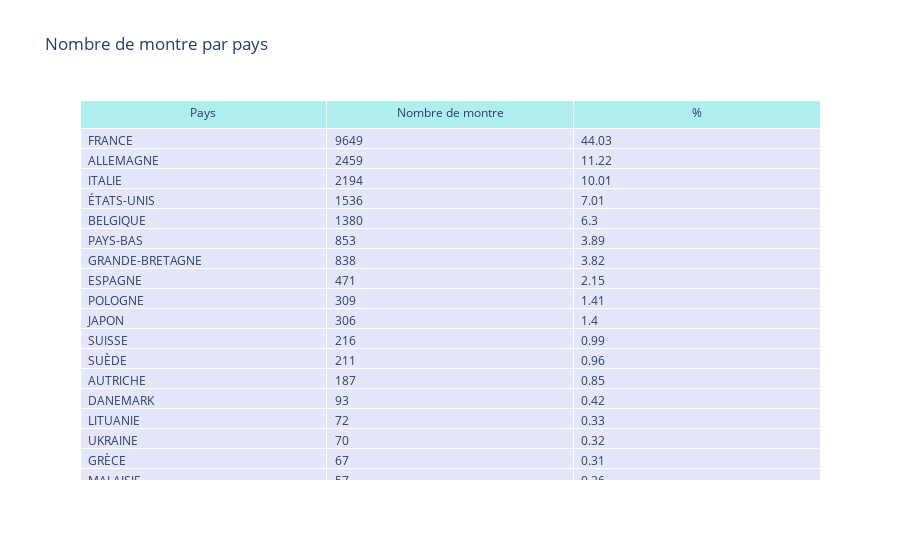

Source (notebook cell):
### Code cell
fig(effectif)

### Figure 1 — Plotly figure (JSON) as saved in the notebook; plotly's stock layout.template omitted (floating-point values rounded to 4 significant figures; data arrays with more than 128 entries replaced by an {"elided": "..."} marker saying what was removed)
{"data": [{"cells": {"align": "left", "fill": {"color": "lavender"}, "values": {"elided": "3x82 mixed values"}}, "header": {"align": "center", "fill": {"color": "paleturquoise"}, "values": ["Pays", "Nombre de montre", "%"]}, "type": "table"}], "layout": {"title": {"text": "Nombre de montre par pays"}}}
